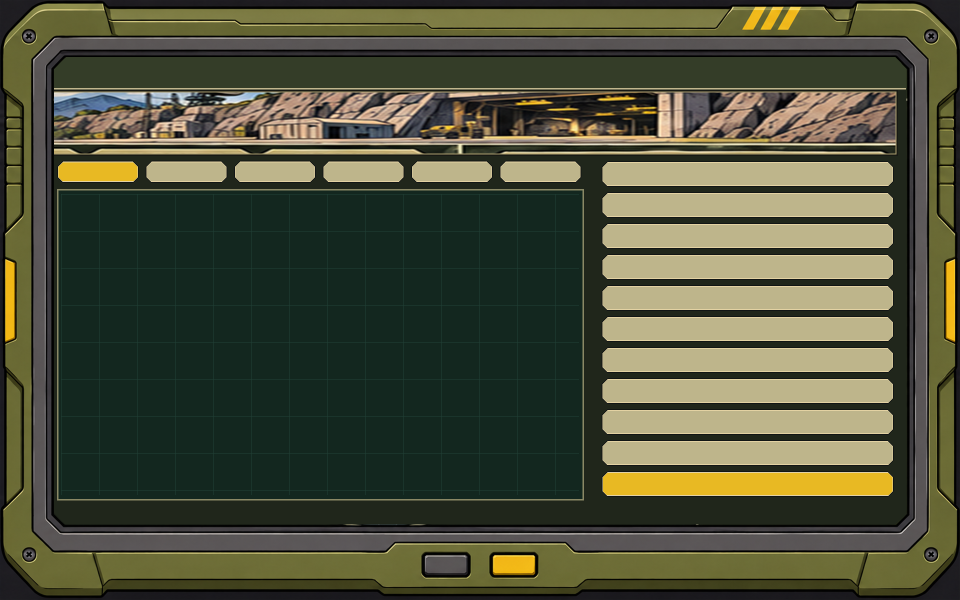
#> input picture tools/oxce-4x/art/tablet_clean/BasescapeState_clean.png, 1920 x 1200 px, given in place of intel_board_bg.png, which was not available (shown at 1/2 size)
$ python install_intel_board.py
#> lines starting #> are read from the running program, lines starting #| are printed output that depends on the picture
### tools/oxce-4x/build/make_tablet_screens.py
#!/usr/bin/env python3
"""Each menu screen's background IS its approved round-3 mockup (John 19 Nov: "use the art i sent
you, cut out the buttons and windows that need to be replaced").

    python3 build/make_tablet_screens.py [State ...]

Source: art/tablet_round3/<State>.png (1920x1200, the graphics AI's tablet-mockups-round-3-build1).
Everything the game draws itself - words, numbers, buttons, list rows, scroll bars - is cut out of
the picture and replaced by what was under it, so the engine's own widgets land on clean panels.
The engine side (each State's constructor, `if (HiUI::tablet())`) puts its widgets on the same
spots: coordinates there are these rectangles divided by 6.

Cut operations (rectangles in 1920x1200 px):
  ('row', x0,y0,x1,y1, sx)       each pixel row of the rect takes the colour at column sx of that row
                                 (text on a flat bar, a header strip, a button on a panel)
  ('tile', x0,y0,x1,y1, ty0,ty1) the rect is filled by repeating rows ty0..ty1 of the picture
                                 (a list body: two empty striped rows repeated over the filled ones)
  ('copy', x0,y0,x1,y1, dx,dy)   the rect takes the pixels dx,dy away (patch from a clean spot)

Writes mod/Resources/UI/Tablet/screens/<State>.png (320x200, 8-bit) + <State>_hi.png and
mod/Ruleset/zz_gijoe_tablet_screens.rul (one sprite per screen, its interface categories on it).
"""
import os, sys
import numpy as np
from PIL import Image

HERE = os.path.dirname(os.path.abspath(__file__))
ROOT = os.path.normpath(os.path.join(HERE, '..'))
SRC = os.path.join(ROOT, 'art', 'tablet_round3')
OUT = os.path.join(ROOT, 'mod', 'Resources', 'UI', 'Tablet', 'screens')
RUL = os.path.join(ROOT, 'mod', 'Ruleset', 'zz_gijoe_tablet_screens.rul')
sys.path.insert(0, HERE)
from install_screen_backgrounds import to_8bit   # noqa: E402

def list_screen(strip, body_bottom, empty_row, strip_cuts=None, extra=(), title=(118, 118, 1300, 172, 1360),
                buttons=(1255, 984, 1805, 1042, 1250), body=(120, 1346), scroll=(1346, 1380)):
    """The common round-3 list screen: title, khaki header strip, striped list body with a thin
    scroll bar, buttons bottom right. strip = (y0, y1); empty_row = y of a row with nothing in it
    (two rows from there are repeated over the body)."""
#> called with strip = (230, 270), body_bottom = 942, empty_row = 510, extra = (), title = (118, 118, 1300, 172, 1360), buttons = (1255, 984, 1805, 1042, 1250), body = (120, 1346), scroll = (1346, 1380)
    y0, y1 = strip
    ops = [('row',) + tuple(title)]
    for c in (strip_cuts or [(body[0] + 2, scroll[1] - 6)]):
        ops.append(('row', c[0], y0 + 2, c[1], y1 - 1, c[0] - 2))
    if empty_row is None:
        ops.append(('row', body[0], y1, body[1], body_bottom, body[1] - 30))
    else:
        ops.append(('tile', body[0], y1, body[1], body_bottom, empty_row, empty_row + 96))
    ops.append(('row', scroll[0], y1, scroll[1], body_bottom, scroll[0] - 6))
    ops.append(('row',) + tuple(buttons))
    ops.extend(extra)
    return ops


# State -> (interface categories that take this background, cut operations)
SPECS = {
    'StoresState': (['storesInfo'], list_screen((230, 270), 942, 510)),
    'SoldiersState': (['soldierList'], list_screen((231, 270), 942, 510, extra=[
        ('row', 1418, 108, 1797, 156, 1412),         # SORT BY pick-list
    ])),
    'PurchaseState': (['buyMenu'], list_screen((246, 285), 953, 573,
        strip_cuts=[(495, 660), (1105, 1230)],       # COST PER UNIT, QUANTITY (ITEM, IN STORES stay painted)
        extra=[('row', 120, 188, 1000, 234, 1030),   # funds / cost of purchases
               ('row', 1395, 186, 1797, 236, 1390)])),  # category pick-list
    'SellState': ([], list_screen((246, 285), 956, 429,
        strip_cuts=[(480, 600), (815, 945), (1092, 1180)],    # QUANTITY, SELL/SACK, VALUE (ITEM stays painted)
        extra=[('row', 120, 188, 1000, 234, 1030), ('row', 1395, 186, 1797, 236, 1390)])),
    'FundingState': ([], list_screen((181, 220), 995, None, buttons=(1255, 996, 1805, 1056, 1250),
        extra=[('row', 120, 995, 1262, 1050, 1256)])),   # the TOTAL row
    'CobraIntelState': ([], list_screen((195, 234), 903, 282, buttons=(1530, 996, 1805, 1056, 1520),
        extra=[('row', 120, 915, 1250, 1002, 1262)])),       # the two lines of notes
    'CraftSoldiersState': ([], list_screen((247, 286), 956, 430, extra=[('row', 120, 188, 700, 232, 710)])),
    'CraftEquipmentState': ([], list_screen((246, 285), 956, 429, strip_cuts=[(138, 220), (598, 700)],
        extra=[('row', 120, 188, 760, 232, 770)])),
    'CraftsState': ([], list_screen((243, 282), 953, 378, extra=[('row', 118, 188, 400, 228, 420)])),
    'InterceptState': ([], list_screen((231, 270), 940, 414, body=(120, 1767), scroll=(1767, 1798),
        strip_cuts=[(122, 1790)])),
    'NewManufactureListState': ([], list_screen((245, 284), 956, 428, extra=[('row', 120, 186, 1170, 232, 1180)])),
    'ManufactureState': ([], list_screen((279, 318), 986, 366, body=(120, 1767), scroll=(1767, 1798),
        strip_cuts=[(122, 1790)], buttons=(1255, 996, 1805, 1056, 1250),
        extra=[('row', 120, 182, 760, 262, 770)])),
    'AllocateTrainingState': ([], list_screen((246, 285), 956, 429, extra=[
        ('row', 120, 188, 520, 232, 530), ('row', 1418, 108, 1797, 156, 1412)])),
    'TransferBaseState': ([], [
        ('row', 150, 120, 1320, 200, 1340),          # title
        ('row', 1420, 245, 1760, 305, 1410),         # the funds figure (CURRENT FUNDS stays painted)
        ('copy', 620, 360, 1380, 452, 0, 100),       # first base plate -> a plain one like the others
    ]),
    'PauseState': ([], [
        ('row', 175, 125, 600, 225, 1000),                    # OPTIONS
    ] + [('row', 1262, y0, 1705, y1, 1252) for (y0, y1) in [(280, 355), (406, 482), (533, 610), (660, 736), (800, 885)]]),
    'MonthlyReportState': ([], [
        ('row', 118, 118, 1300, 172, 1360),                   # title
        ('row', 160, 250, 1150, 490, 1170),                   # the figures
        ('row', 150, 545, 1120, 925, 1130),                   # the Joint Chiefs' words
        ('row', 1530, 985, 1805, 1045, 1520),                 # OK
    ]),
    'MainMenuState': ([], [('row', 1368, y0, 1752, y1, 1362) for (y0, y1) in
        [(397, 458), (492, 548), (590, 646), (687, 743), (783, 839), (886, 950)]]),
    'BaseInfoState': ([], [
        ('row', 118, 118, 1300, 172, 1360),                   # title
        ('row', 118, 185, 700, 225, 710),                     # base name
        ('row', 125, 272, 1250, 420, 1248),                   # personnel rows
        ('row', 125, 460, 1250, 694, 1248),                   # space rows
        ('row', 125, 738, 1250, 882, 1248),                   # defence and radar rows
        ('row', 705, 985, 1805, 1045, 700),                   # the four keys
    ]),
    'UfopaediaStartState': ([], [('row', 190, 135, 700, 218, 760)] +
        [('row', 570, round((c - 14) * 4 / 3), 1365, round((c + 14) * 4 / 3), 560)
         for c in (211, 258, 306, 354, 402, 449, 495, 541, 587, 633, 679)] +
        [('row', 768, 925, 1166, 1000, 762)]),
    'ResearchInfoState': ([], [
        ('row', 228, 138, 980, 222, 1000),                    # topic name
        ('row', 1556, 318, 1650, 382, 1548),                  # scientists available
        ('row', 1556, 430, 1650, 498, 1548),                  # laboratory space
        ('row', 1480, 556, 1580, 624, 1462),                  # scientists allocated
        ('row', 790, 845, 1075, 915, 765),                    # CANCEL
        ('row', 1262, 845, 1640, 915, 1240),                  # START PROJECT
    ]),
    'ResearchCompleteState': ([], []),
    'ManufactureInfoState': ([], []),
    'CraftInfoState': ([], []),
    'SoldierInfoState': ([], []),
    'GraphsState': ([], []),
    'BasescapeState': ([], []),
}
#> further down, hi is the input picture: PIL image 1920x1200 RGB; mean R, G, B 77.3, 80.1, 58.2


# [43 lines left out: functions cut, main, not called in this run]


# [2 lines that do not run on import are left out]

### tools/oxce-4x/build/install_screen_backgrounds.py
#!/usr/bin/env python3
"""Screen backgrounds (SCREEN_BACKGROUNDS_BRIEF.txt) -> the game.

    python3 build/install_screen_backgrounds.py

Reads art_briefs/returned/backgrounds/bg_<room>.png (any size near 16:10; the
chat delivers them at 1586x992), fits each to 1920x1200 - scaled to the width,
and a picture wider than 16:10 has its top and bottom rows extended rather than
its edges cropped, because the room lives in the edges - and writes
mod/Resources/Backgrounds/Pit/<room>.png (320x200, 8-bit) + <room>_hi.png.
Then writes mod/Ruleset/gijoe_screen_backgrounds.rul: one extraSprite per room
and an interfaces entry per screen pointing its backgroundImage at it.

Checks the brief's one rule before accepting a picture: the middle (200 px in
from the sides, 160 from top and bottom, at 1920x1200) must be dim.
"""
import os
import sys
import numpy as np
from PIL import Image

HERE = os.path.dirname(os.path.abspath(__file__))
ROOT = os.path.normpath(os.path.join(HERE, '..'))
SRC = os.path.join(ROOT, 'art_briefs', 'returned', 'backgrounds')
OUT = os.path.join(ROOT, 'mod', 'Resources', 'Backgrounds', 'Pit')
RUL = os.path.join(ROOT, 'mod', 'Ruleset', 'gijoe_screen_backgrounds.rul')
W, H = 1920, 1200
# The list screens set text from 8 base px in, right over the edge art, so the
# whole picture is dimmed to keep that text readable (checked in game 12 Nov).
DIM = 0.55

# room -> the screens it sits behind (interface categories the engine sets)
SCREENS = {
    'barracks': ['soldierList', 'soldierInfo', 'soldierArmor', 'soldierMemorial', 'soldierDiary',
                 'soldierDiaryMission', 'soldierDiaryPerformance', 'soldierRank', 'soldierTransformation',
                 'soldierTransform', 'transformationList', 'craftSoldiers', 'craftPilots', 'craftPilotsSelect',
                 'promotions', 'commendations', 'commendationsLate', 'psiTraining', 'allocatePsi',
                 'martialTraining', 'allocateMartial', 'sackSoldier', 'trainingFinished'],
    'lab': ['researchMenu', 'selectNewResearch', 'globalResearchMenu', 'globalResearchDiary', 'allocateResearch',
            'techTreeViewer', 'techTreeSelect', 'dependencyTree', 'manageContainment', 'globalContainmentMenu'],
    'workshop': ['manufactureMenu', 'selectNewManufacture', 'manufactureInfo', 'allocateManufacture',
                 'globalManufactureMenu'],
    'hangar': ['craftSelect', 'craftInfo', 'craftWeapons', 'craftEquipment', 'craftEquipmentLoad',
               'craftEquipmentSave', 'craftArmor'],
    'supply_depot': ['buyMenu', 'sellMenu', 'storesInfo', 'itemLocations', 'itemsArriving', 'transferBaseSelect',
                     'transferMenu', 'transferConfirm', 'transferInfo', 'costsInfo', 'monthlyReport'],
    'radar_room': ['intercept', 'ufoTracker'],
    'base_defence': ['baseDestroyed'],
    'situation_room': ['targetInfo', 'debriefing', 'geoscapeEvent', 'multipleTargets', 'confirmDestination'],
}


# [10 lines left out: function fit, not called in this run]


def to_8bit(hi):
    small = hi.resize((320, 200), Image.LANCZOS)
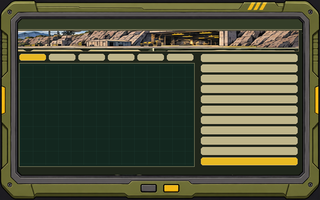
#> small: PIL image 320x200 RGB; mean R, G, B 77.3, 80.1, 58.2
    q = small.quantize(colors=254, method=Image.MEDIANCUT, dither=Image.NONE)
    pal = q.getpalette()[:254 * 3]
#> pal = 762 values, max 252 at index 15, min 4 at index 759, mean 80.42
    a = np.asarray(q).astype(np.uint8) + 2
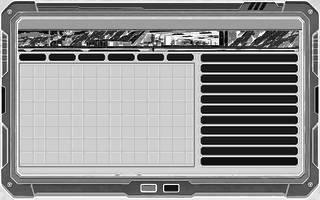
#> a: shape (200, 320); min 2, max 255, mean 142.7
    out = Image.fromarray(a, 'P')
#> out: PIL image 320x200 P; every value is 0
    out.putpalette([0, 0, 0, 233, 230, 220] + pal)
    return out


# [30 lines left out: function main, not called in this run]


# [2 lines that do not run on import are left out]

### tools/oxce-4x/build/install_intel_board.py
"""Install the graphics AI's Intel board kit (intel-board-and-covert-ops-build1.zip, 19 Nov).

art/intel_board/*.png  ->  mod/Resources/UI/Intel/  (board_hi.png + its 8-bit twin board.png,
the operation photos, stamps, cards, pins) and mod/Ruleset/zz_gijoe_intel_board.rul (JOE_INTEL_BOARD.SCR).
"""
import os, shutil, sys
from PIL import Image
HERE = os.path.dirname(os.path.abspath(__file__))
ROOT = os.path.dirname(HERE)
sys.path.insert(0, HERE)
from make_tablet_screens import to_8bit

SRC = os.path.join(ROOT, 'art', 'intel_board')
OUT = os.path.join(ROOT, 'mod', 'Resources', 'UI', 'Intel')
os.makedirs(OUT, exist_ok=True)
hi = Image.open(os.path.join(SRC, 'intel_board_bg.png')).convert('RGB')
hi.save(os.path.join(OUT, 'board_hi.png'))
to_8bit(hi).save(os.path.join(OUT, 'board.png'))
for f in sorted(os.listdir(SRC)):
    if f != 'intel_board_bg.png' and f.endswith('.png'):
        shutil.copy(os.path.join(SRC, f), os.path.join(OUT, f))
with open(os.path.join(ROOT, 'mod', 'Ruleset', 'zz_gijoe_intel_board.rul'), 'w') as o:
    o.write("# The Intel board's corkboard (graphics AI, 19 Nov). Written by build/install_intel_board.py.\n"
            "extraSprites:\n  - type: JOE_INTEL_BOARD.SCR\n    singleImage: true\n    width: 320\n    height: 200\n"
            "    files:\n      0: Resources/UI/Intel/board.png\n")
print('installed', len(os.listdir(OUT)), 'files')

$ run again, on tools/oxce-4x/art/tablet_clean/ResearchTreeState_clean.png
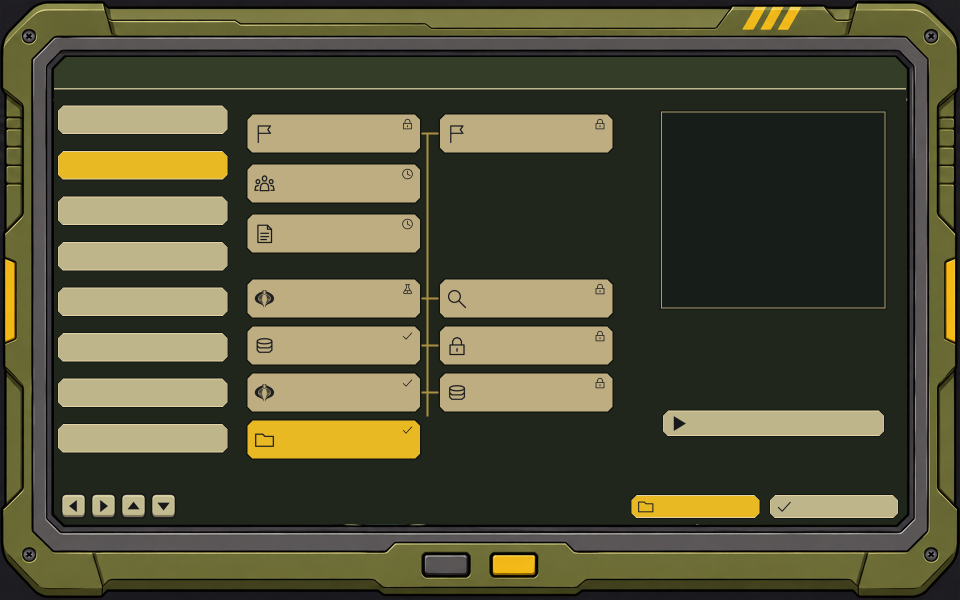
#> input picture tools/oxce-4x/art/tablet_clean/ResearchTreeState_clean.png, 1920 x 1200 px, given in place of intel_board_bg.png, which was not available (shown at 1/2 size)
#> hi is the input picture: PIL image 1920x1200 RGB; mean R, G, B 82.1, 80.5, 55.6
#> in to_8bit, `small = hi.resize((320, 200), Image.LANCZOS)`:
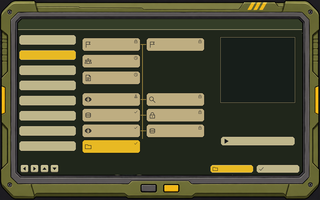
#> small: PIL image 320x200 RGB; mean R, G, B 82.1, 80.5, 55.6
#> pal = 762 values, max 244 at index 6, min 6 at index 759, mean 78.88
#> in to_8bit, `a = np.asarray(q).astype(np.uint8) + 2`:
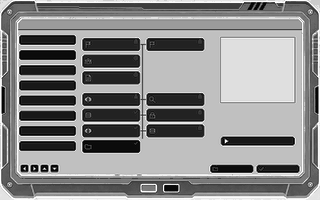
#> a: shape (200, 320); min 2, max 255, mean 139.1
#> out: PIL image 320x200 P; every value is 0

$ run again, on tools/oxce-4x/art/tablet_clean/SoldierInfoState_clean.png
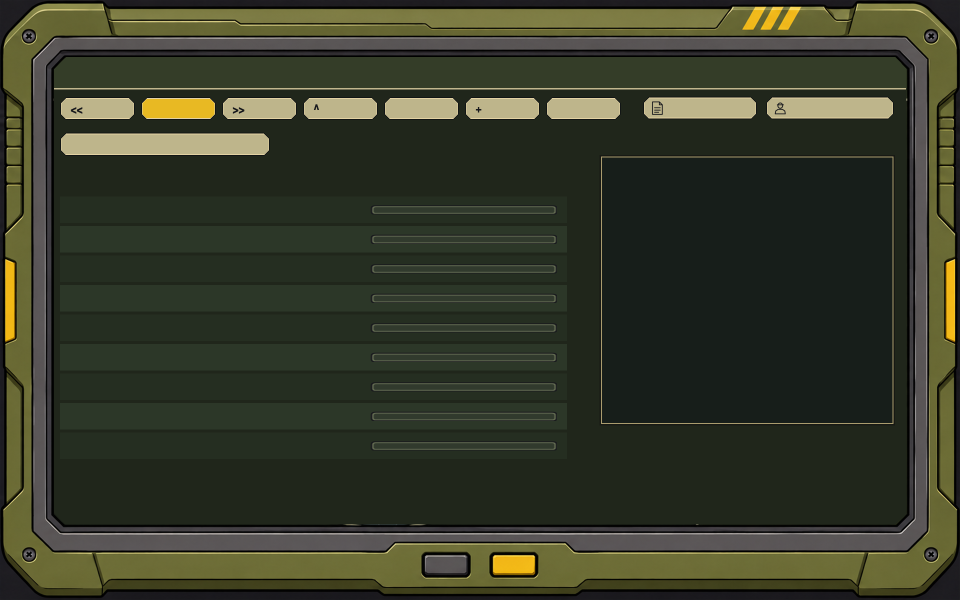
#> input picture tools/oxce-4x/art/tablet_clean/SoldierInfoState_clean.png, 1920 x 1200 px, given in place of intel_board_bg.png, which was not available (shown at 1/2 size)
#> hi is the input picture: PIL image 1920x1200 RGB; mean R, G, B 54.8, 58.5, 41.4
#> in to_8bit, `small = hi.resize((320, 200), Image.LANCZOS)`:
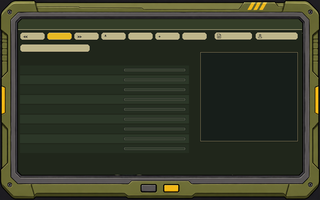
#> small: PIL image 320x200 RGB; mean R, G, B 54.8, 58.5, 41.4
#> pal = 762 values, max 235 at index 0, min 6 at index 759, mean 62.52
#> in to_8bit, `a = np.asarray(q).astype(np.uint8) + 2`:
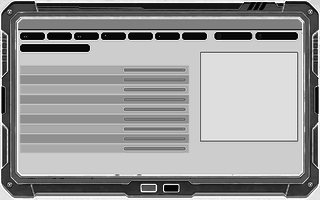
#> a: shape (200, 320); min 2, max 255, mean 154
#> out: PIL image 320x200 P; every value is 0
